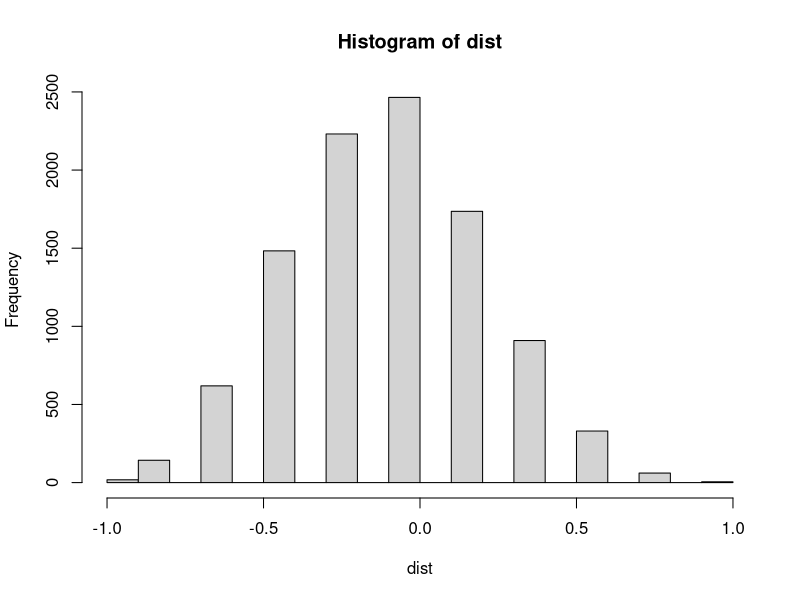
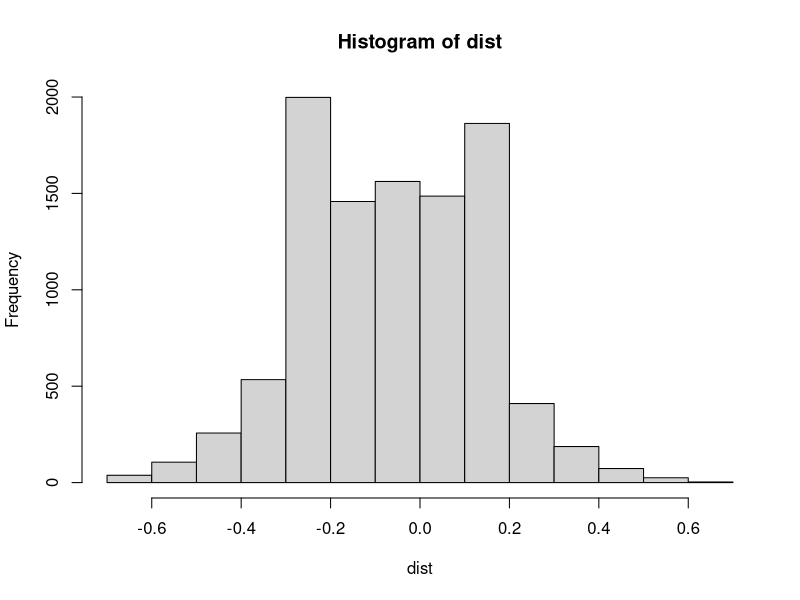
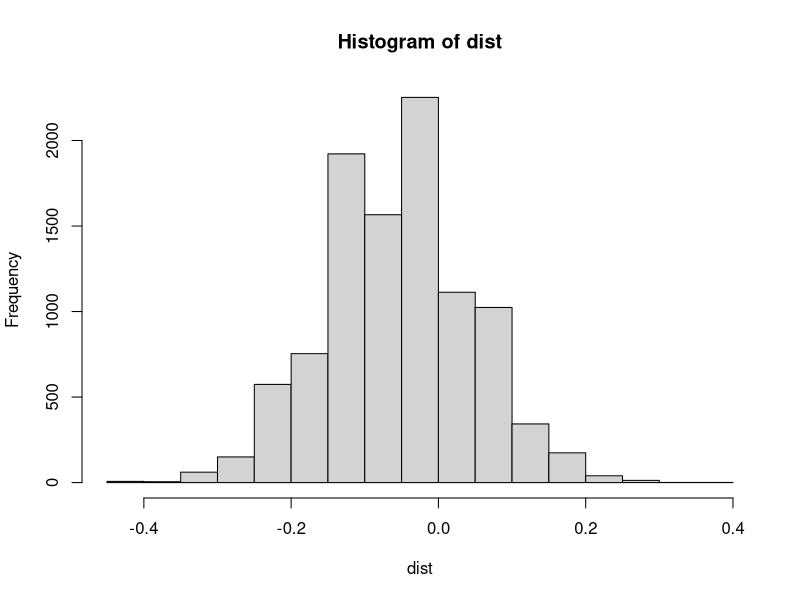
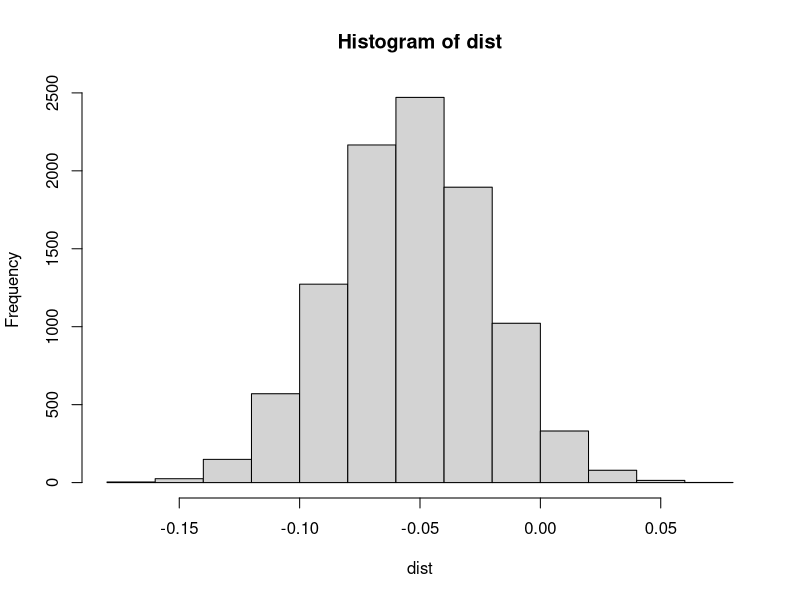
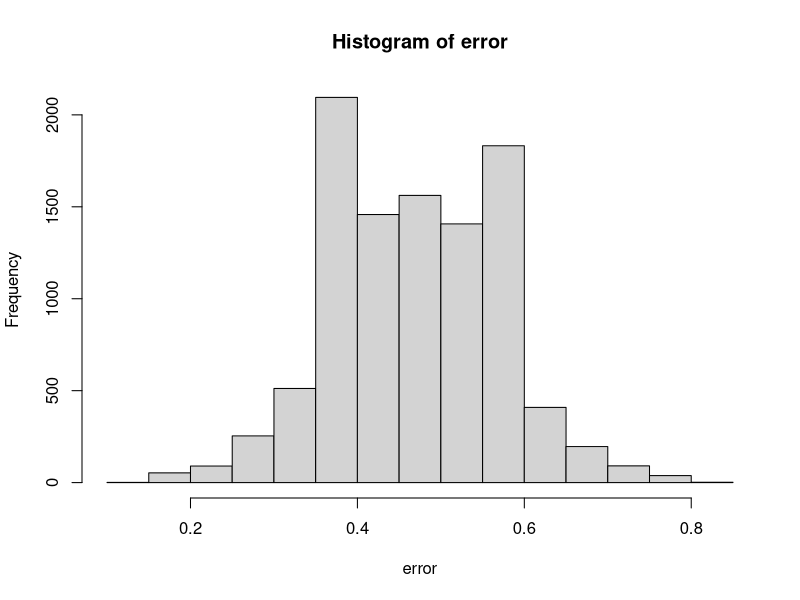
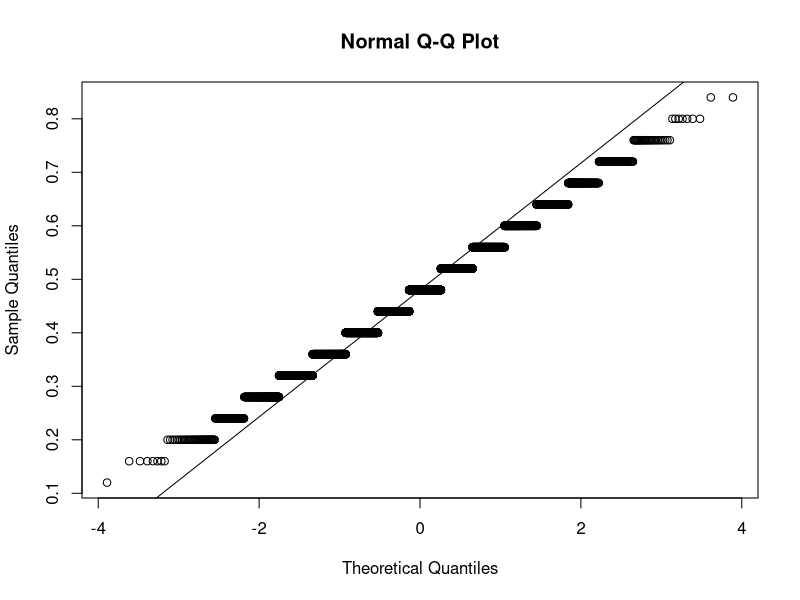
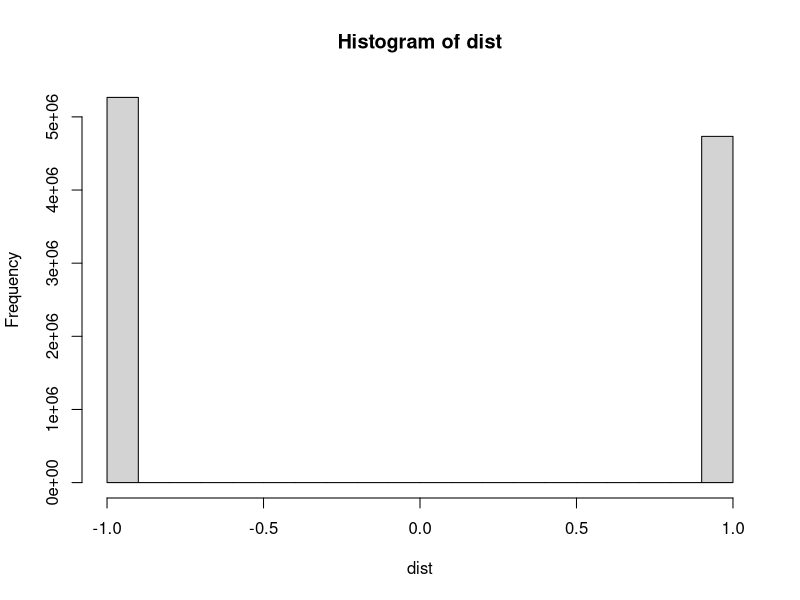

These figures' R source, in order:
## ---- chunk 1
get_outcome <- function(N){
   X<-sample( c(-1,1), N, replace = TRUE, prob=c(10/19, 9/19))
   
   return (sum(X==1))
}

N<-list(10,25,100)
for(loop in N){
  cat(" I bet $", loop ,"and I won $", get_outcome(loop), ". ")
}

## ---- chunk 2

N<-list(10,25,100,1000)
for(loop in N){
  B <- 10^4
dist <- replicate(B,{
  X <- sample( c(-1,1), loop, replace = TRUE, prob=c(10/19, 9/19))
  p_hat<-mean(X)
})

hist(dist)
}
## ---- chunk 3
N<-10
X <- sample( c(-1,1), N, replace = TRUE, prob=c(10/19, 9/19))
p_hat <- mean(X==1)
cat("N is", N, "Our estimate of the percent of black is", p_hat, "plus or minus", round( sqrt(p_hat*(1-p_hat)/N), 4))

N<-25
X <- sample( c(-1,1), N, replace = TRUE, prob=c(10/19, 9/19))
p_hat <- mean(X==1)
cat("N is", N, "Our estimate of the percent of black is", p_hat, "plus or minus", round( sqrt(p_hat*(1-p_hat)/N), 4))

N<-100
X <- sample( c(-1,1), N, replace = TRUE, prob=c(10/19, 9/19))
p_hat <- mean(X==1)
cat("N is", N, "Our estimate of the percent of black is", p_hat, "plus or minus", round( sqrt(p_hat*(1-p_hat)/N), 4))

N<-1000
X <- sample( c(-1,1), N, replace = TRUE, prob=c(10/19, 9/19))
p_hat <- mean(X==1)
cat("N is", N, "Our estimate of the percent of black is", p_hat, "plus or minus", round( sqrt(p_hat*(1-p_hat)/N), 4))

## ---- chunk 4
N<-25
B <- 10^4
error <- replicate(B,{X <- sample(c(-1,1), N, replace = TRUE, prob=c(10/19, 9/19))
  p_hat<-mean(X==1)
})
p_hat
hist(error)

qqnorm(error)
qqline(error)

## ---- chunk 5
new<-c('N', 'Mean')
new
N<-1000
  B <- 10^4
dist <- replicate(B,{
  X <- sample( c(-1,1), N, replace = TRUE, prob=c(10/19, 9/19))
})
hist(dist)

new
## ---- chunk 6
bank<-sample( c(1,-1), 1000, replace = TRUE, prob=c(.80, .20))
sum(bank==-1)
losses <- sum(bank==-1)*120000
print(losses)
## ---- chunk 7
##your code here
## ---- chunk 8
###your code here
## ---- chunk 9
##your code here
## ---- chunk 10
###your code here
## ---- chunk 11
##your code here
## ---- chunk 12
##your code here
## ---- chunk 13
##your code here
## ---- chunk 14
###your code here
## ---- chunk 15
loan <- 180000
loss_per_foreclosure <- 120000
p2 <- 0.05
interest_rate2 <- 0.05
B <- 10^5
outcomes1 <- replicate(B,{
  sample( c(-loss_per_foreclosure, interest_rate2*loan ), 2, replace=TRUE, prob=c(p2, 1-p2))
})
## ---- chunk 16
sum( outcomes1[1,] < 0 & outcomes1[2,]<0)/sum(outcomes1[1,]<0)
## ---- chunk 17
B <- 10^5
outcomes2 <- replicate(B,{
  add <- sample( c(-0.04,0.04), 1)
  sample( c(-loss_per_foreclosure, interest_rate2*loan ), 2, replace=TRUE, prob=c(p2+add, 1-(p2+add)))
})
## ---- chunk 18
sum( outcomes2[1,] < 0 & outcomes2[2,]<0)/sum(outcomes2[1,]<0)
## ---- chunk 19
###your code here
